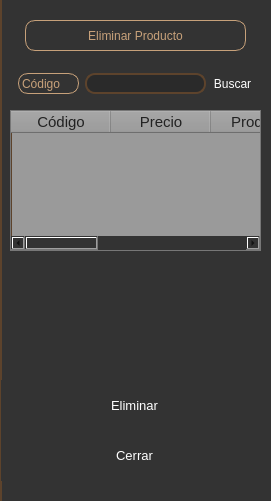
    <widget class="QWidget" name="weliminar" native="true">
     <property name="minimumSize">
      <size>
       <width>271</width>
       <height>501</height>
      </size>
     </property>
     <property name="maximumSize">
      <size>
       <width>271</width>
       <height>501</height>
      </size>
     </property>
     <property name="styleSheet">
      <string notr="true">background-color: #333333;
border-left: 2px solid #5d432c;

</string>
     </property>
     <widget class="QWidget" name="horizontalLayoutWidget_9">
      <property name="geometry">
       <rect>
        <x>-1</x>
        <y>380</y>
        <width>271</width>
        <height>51</height>
       </rect>
      </property>
      <layout class="QHBoxLayout" name="horizontalLayout_16">
       <item>
        <spacer name="horizontalSpacer_31">
         <property name="orientation">
          <enum>Qt::Horizontal</enum>
         </property>
         <property name="sizeHint" stdset="0">
          <size>
           <width>40</width>
           <height>20</height>
          </size>
         </property>
        </spacer>
       </item>
       <item>
        <widget class="QPushButton" name="eliminar">
         <property name="minimumSize">
          <size>
           <width>111</width>
           <height>41</height>
          </size>
         </property>
         <property name="maximumSize">
          <size>
           <width>111</width>
           <height>41</height>
          </size>
         </property>
         <property name="font">
          <font>
           <family>Segoe UI Symbol</family>
           <pointsize>10</pointsize>
          </font>
         </property>
         <property name="styleSheet">
          <string notr="true">QPushButton {
       background: qlineargradient(x1:0, y1:0, x2:1, y2:0,
         stop:0 #5d432c, stop:1 #c7a17a);
       color: white;
       border-radius: 10px;
       border: none;
      }
      QPushButton:hover {
       background: qlineargradient(x1:0, y1:0, x2:1, y2:0,
         stop:0 #c7a17a, stop:1 #5d432c);
      }
      QPushButton:pressed {
      }</string>
         </property>
         <property name="text">
          <string>Eliminar</string>
         </property>
        </widget>
       </item>
       <item>
        <spacer name="horizontalSpacer_32">
         <property name="orientation">
          <enum>Qt::Horizontal</enum>
         </property>
         <property name="sizeHint" stdset="0">
          <size>
           <width>40</width>
           <height>20</height>
          </size>
         </property>
        </spacer>
       </item>
      </layout>
     </widget>
     <widget class="QWidget" name="horizontalLayoutWidget_10">
      <property name="geometry">
       <rect>
        <x>-1</x>
        <y>430</y>
        <width>271</width>
        <height>51</height>
       </rect>
      </property>
      <layout class="QHBoxLayout" name="horizontalLayout_17">
       <item>
        <spacer name="horizontalSpacer_33">
         <property name="orientation">
          <enum>Qt::Horizontal</enum>
         </property>
         <property name="sizeHint" stdset="0">
          <size>
           <width>40</width>
           <height>20</height>
          </size>
         </property>
        </spacer>
       </item>
       <item>
        <widget class="QPushButton" name="cerrar_3">
         <property name="minimumSize">
          <size>
           <width>111</width>
           <height>41</height>
          </size>
         </property>
         <property name="maximumSize">
          <size>
           <width>111</width>
           <height>41</height>
          </size>
         </property>
         <property name="font">
          <font>
           <family>Segoe UI Symbol</family>
           <pointsize>10</pointsize>
          </font>
         </property>
         <property name="styleSheet">
          <string notr="true">QPushButton {
       background: qlineargradient(x1:0, y1:0, x2:1, y2:0,
         stop:0 #5d432c, stop:1 #c7a17a);
       color: white;
       border-radius: 10px;
       border: none;
      }
      QPushButton:hover {
       background: qlineargradient(x1:0, y1:0, x2:1, y2:0,
         stop:0 #c7a17a, stop:1 #5d432c);
      }
      QPushButton:pressed {
      }</string>
         </property>
         <property name="text">
          <string>Cerrar</string>
         </property>
        </widget>
       </item>
       <item>
        <spacer name="horizontalSpacer_34">
         <property name="orientation">
          <enum>Qt::Horizontal</enum>
         </property>
         <property name="sizeHint" stdset="0">
          <size>
           <width>40</width>
           <height>20</height>
          </size>
         </property>
        </spacer>
       </item>
      </layout>
     </widget>
     <widget class="QTableWidget" name="tableeliminar">
      <property name="geometry">
       <rect>
        <x>10</x>
        <y>110</y>
        <width>251</width>
        <height>141</height>
       </rect>
      </property>
      <property name="font">
       <font>
        <family>Segoe UI Symbol</family>
        <pointsize>-1</pointsize>
       </font>
      </property>
      <property name="styleSheet">
       <string notr="true">QTableWidget, QTableWidget::item, QHeaderView::section {
    background-color: #9a9a9a;
    color: #222;
    font-family: Segoe UI Symbol;
    font-size: 15px;
}

QTableCornerButton::section {
    background-color: #9a9a9a;
    border: none;
}

QScrollBar:horizontal, QScrollBar:vertical {
    background: #9a9a9a;
    border: none;
}

QTableWidget {
    gridline-color: #9a9a9a;
}</string>
      </property>
      <column>
       <property name="text">
        <string>Código</string>
       </property>
      </column>
      <column>
       <property name="text">
        <string>Precio</string>
       </property>
      </column>
      <column>
       <property name="text">
        <string>Producto</string>
       </property>
      </column>
      <column>
       <property name="text">
        <string>Cantidad</string>
       </property>
      </column>
      <column>
       <property name="text">
        <string>Último Ingreso</string>
       </property>
      </column>
      <column>
       <property name="text">
        <string>Proveedor</string>
       </property>
      </column>
     </widget>
     <widget class="QWidget" name="layoutWidget_4">
      <property name="geometry">
       <rect>
        <x>0</x>
        <y>70</y>
        <width>271</width>
        <height>28</height>
       </rect>
      </property>
      <layout class="QHBoxLayout" name="horizontalLayout_18">
       <item>
        <spacer name="horizontalSpacer_35">
         <property name="orientation">
          <enum>Qt::Horizontal</enum>
         </property>
         <property name="sizeHint" stdset="0">
          <size>
           <width>40</width>
           <height>20</height>
          </size>
         </property>
        </spacer>
       </item>
       <item>
        <widget class="QLabel" name="productoproveedor_5">
         <property name="minimumSize">
          <size>
           <width>61</width>
           <height>21</height>
          </size>
         </property>
         <property name="maximumSize">
          <size>
           <width>61</width>
           <height>21</height>
          </size>
         </property>
         <property name="font">
          <font>
           <family>Segoe UI Symbol</family>
           <pointsize>9</pointsize>
          </font>
         </property>
         <property name="styleSheet">
          <string notr="true">QLabel {
    border: 1px solid #c7a17a;
    border-radius: 10px;
    color: #c7a17a;
    text-shadow: 0 0 10px #c7a17a
}</string>
         </property>
         <property name="text">
          <string>Código</string>
         </property>
        </widget>
       </item>
       <item>
        <widget class="QLineEdit" name="codigoeliminar">
         <property name="minimumSize">
          <size>
           <width>121</width>
           <height>21</height>
          </size>
         </property>
         <property name="maximumSize">
          <size>
           <width>121</width>
           <height>21</height>
          </size>
         </property>
         <property name="font">
          <font>
           <family>Segoe UI Symbol</family>
           <pointsize>9</pointsize>
          </font>
         </property>
         <property name="styleSheet">
          <string notr="true">QLineEdit {
       background: #2a2a2a;
       border: 2px solid #5d432c;
       border-radius: 10px;
       color: #c7a17a;
      }
      QLineEdit:focus {
       border-color: #c7a17a;
      }
     </string>
         </property>
        </widget>
       </item>
       <item>
        <widget class="QPushButton" name="buscareliminar">
         <property name="minimumSize">
          <size>
           <width>41</width>
           <height>21</height>
          </size>
         </property>
         <property name="maximumSize">
          <size>
           <width>41</width>
           <height>21</height>
          </size>
         </property>
         <property name="font">
          <font>
           <family>Segoe UI Symbol</family>
           <pointsize>9</pointsize>
          </font>
         </property>
         <property name="styleSheet">
          <string notr="true">QPushButton {
       background: qlineargradient(x1:0, y1:0, x2:1, y2:0,
         stop:0 #5d432c, stop:1 #c7a17a);
       color: white;
       border-radius: 10px;
       border: none;
      }
      QPushButton:hover {
       background: qlineargradient(x1:0, y1:0, x2:1, y2:0,
         stop:0 #c7a17a, stop:1 #5d432c);
      }
      QPushButton:pressed {
      }</string>
         </property>
         <property name="text">
          <string>Buscar</string>
         </property>
        </widget>
       </item>
       <item>
        <spacer name="horizontalSpacer_36">
         <property name="orientation">
          <enum>Qt::Horizontal</enum>
         </property>
         <property name="sizeHint" stdset="0">
          <size>
           <width>40</width>
           <height>20</height>
          </size>
         </property>
        </spacer>
       </item>
      </layout>
     </widget>
     <widget class="QWidget" name="horizontalLayoutWidget_8">
      <property name="geometry">
       <rect>
        <x>0</x>
        <y>10</y>
        <width>271</width>
        <height>51</height>
       </rect>
      </property>
      <layout class="QHBoxLayout" name="horizontalLayout_15">
       <item>
        <spacer name="horizontalSpacer_28">
         <property name="orientation">
          <enum>Qt::Horizontal</enum>
         </property>
         <property name="sizeHint" stdset="0">
          <size>
           <width>40</width>
           <height>20</height>
          </size>
         </property>
        </spacer>
       </item>
       <item>
        <widget class="QLabel" name="titulo_bodega_4">
         <property name="minimumSize">
          <size>
           <width>221</width>
           <height>31</height>
          </size>
         </property>
         <property name="maximumSize">
          <size>
           <width>221</width>
           <height>31</height>
          </size>
         </property>
         <property name="styleSheet">
          <string notr="true">QLabel {
	font: 63 italic 10pt &quot;Sitka Small Semibold&quot; ;
    border: 1px solid #c7a17a;
    border-radius: 10px;
 color: #c7a17a;
}</string>
         </property>
         <property name="text">
          <string>Eliminar Producto</string>
         </property>
         <property name="alignment">
          <set>Qt::AlignCenter</set>
         </property>
        </widget>
       </item>
       <item>
        <spacer name="horizontalSpacer_29">
         <property name="orientation">
          <enum>Qt::Horizontal</enum>
         </property>
         <property name="sizeHint" stdset="0">
          <size>
           <width>40</width>
           <height>20</height>
          </size>
         </property>
        </spacer>
       </item>
      </layout>
     </widget>
    </widget>
